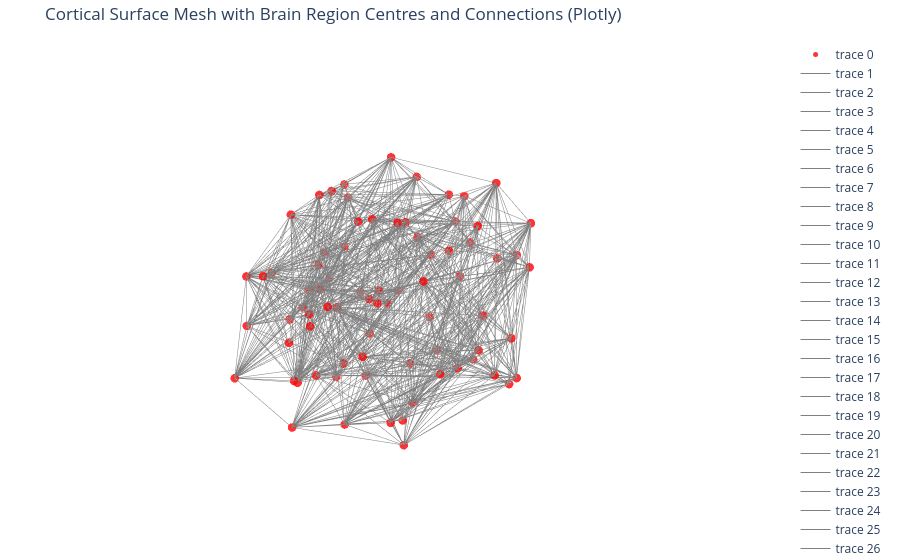

Source (notebook cell):
### Code cell
# Plotting brain regions centres and connections edges 
fig = go.Figure()
fig.add_trace(go.Scatter3d(
    x=x, y=y, z=z, mode='markers',
    marker=dict(size=5, color='red', opacity=0.8),
    textposition='top center')) 

# Add connection edges
for i in range(len(x)):
    for j in range(len(x)):
        if weights[i, j] > 0:
            fig.add_trace(go.Scatter3d(
                x=[x[i], x[j]], y=[y[i], y[j]], z=[z[i], z[j]],
                mode='lines',
                line=dict(color='gray', width=1),
                hoverinfo='none'
            ))
fig.update_layout(scene=dict(bgcolor='rgba(0,0,0,0)',         # scene background transparent
                    xaxis=dict(showbackground=False, showgrid=False, zeroline=False,
                            showline=False, showticklabels=False, ticks=''),
                    yaxis=dict(showbackground=False, showgrid=False, zeroline=False,
                            showline=False, showticklabels=False, ticks=''),
                    zaxis=dict(showbackground=False, showgrid=False, zeroline=False,
                            showline=False, showticklabels=False, ticks=''),
                            xaxis_title='', yaxis_title='', zaxis_title=''
                  ),
                margin=dict(l=0, r=0, b=0, t=40),
                title='Cortical Surface Mesh with Brain Region Centres and Connections')
fig.show()
